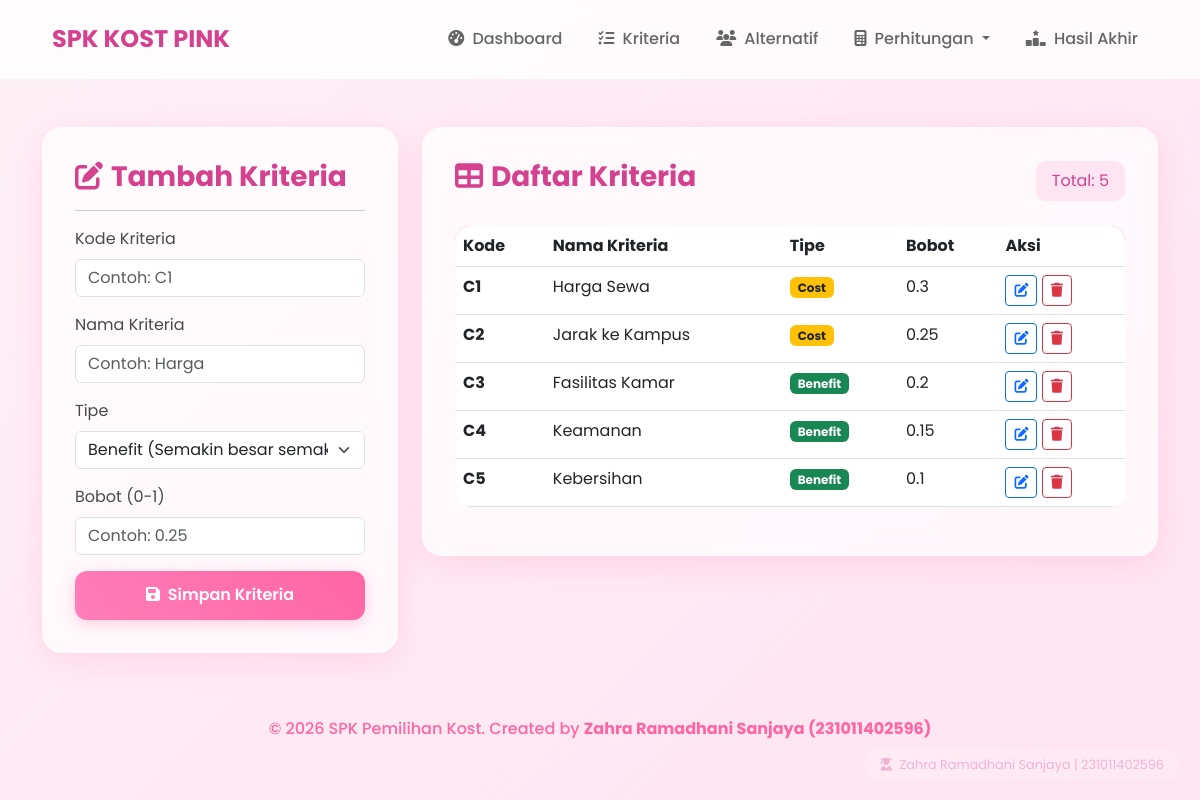
Page /kriteria.php on the committed database.
### tables this page shows
CREATE TABLE IF NOT EXISTS kriteria (
    id INT AUTO_INCREMENT PRIMARY KEY,
    kode VARCHAR(10) NOT NULL,
    nama VARCHAR(100) NOT NULL,
    type ENUM('benefit', 'cost') NOT NULL,
    bobot FLOAT NOT NULL
);

### kriteria.php (the view, shortened to what this page needs)
<?php
require_once 'config/database.php';
require_once 'includes/header.php';
$edit_data = null;
$stmt = $pdo->query("SELECT * FROM kriteria ORDER BY kode ASC");
$kriteria = $stmt->fetchAll();
?>
<div class="row">
    <div class="col-md-4">
        <div class="glass-card">
            <h3><i class="fas fa-edit me-2"></i><?php echo $edit_data ? 'Edit' : 'Tambah'; ?> Kriteria</h3>
            <hr>
            <form action="" method="POST">
                <div class="mb-3">
                    <label class="form-label">Kode Kriteria</label>
                    <input type="text" name="kode" class="form-control" placeholder="Contoh: C1" value="<?php echo $edit_data['kode'] ?? ''; ?>" required>
                </div>
                <div class="mb-3">
                    <label class="form-label">Nama Kriteria</label>
                    <input type="text" name="nama" class="form-control" placeholder="Contoh: Harga" value="<?php echo $edit_data['nama'] ?? ''; ?>" required>
                </div>
                <div class="mb-3">
                    <label class="form-label">Tipe</label>
                    <select name="type" class="form-select" required>
                        <option value="benefit" <?php echo (isset($edit_data['type']) && $edit_data['type'] == 'benefit') ? 'selected' : ''; ?>>Benefit (Semakin besar semakin baik)</option>
                    </select>
                </div>
                <div class="mb-3">
                    <label class="form-label">Bobot (0-1)</label>
                    <input type="number" step="0.01" name="bobot" class="form-control" placeholder="Contoh: 0.25" value="<?php echo $edit_data['bobot'] ?? ''; ?>" required>
                </div>
                <div class="d-grid">
                    <button type="submit" name="submit" class="btn btn-pink">
                        <i class="fas fa-save me-1"></i> Simpan Kriteria
                    </button>
                </div>
            </form>
        </div>
    </div>
    <div class="col-md-8">
        <div class="glass-card">
            <div class="d-flex justify-content-between align-items-center mb-4">
                <h3><i class="fas fa-table me-2"></i>Daftar Kriteria</h3>
                <span class="badge-pink">Total: <?php echo count($kriteria); ?></span>
            </div>
            <div class="table-responsive">
                <table class="table table-hover">
                    <thead>
                        <tr>
                            <th>Kode</th>
                            <th>Nama Kriteria</th>
                            <th>Tipe</th>
                            <th>Bobot</th>
                            <th>Aksi</th>
                        </tr>
                    </thead>
                    <tbody>
                        <?php foreach ($kriteria as $k): ?>
                        <tr>
                            <td><strong><?php echo $k['kode']; ?></strong></td>
                            <td><?php echo $k['nama']; ?></td>
                            <td>
                                <span class="badge <?php echo $k['type'] == 'benefit' ? 'bg-success' : 'bg-warning text-dark'; ?>">
                                    <?php echo ucfirst($k['type']); ?>
                                </span>
                            </td>
                            <td><?php echo $k['bobot']; ?></td>
                            <td>
                                <a href="kriteria.php?edit=<?php echo $k['id']; ?>" class="btn btn-sm btn-outline-primary"><i class="fas fa-edit"></i></a>
                                <a href="kriteria.php?delete=<?php echo $k['id']; ?>" class="btn btn-sm btn-outline-danger" onclick="return confirm('Hapus kriteria ini?')"><i class="fas fa-trash"></i></a>
                            </td>
                        </tr>
                        <?php endforeach; ?>
                    </tbody>
                </table>
            </div>
        </div>
    </div>
</div>
<?php require_once 'includes/footer.php'; ?>

### assets/css/style.css (style rules this page uses)
:root { --primary-pink: #ff7eb9; --secondary-pink: #ff65a3; --light-pink: #ffe4f1; --dark-pink: #d4418e; --bg-pink: #fff0f6; --glass-bg: rgba(255, 255, 255, 0.7); --glass-border: rgba(255, 255, 255, 0.3); --shadow: 0 8px 32px 0 rgba(255, 126, 185, 0.2); }
body { background: linear-gradient(135deg, #fff0f6 0%, #ffe4f1 100%); min-height: 100vh; font-family: 'Poppins', sans-serif; color: #4a4a4a; }
.glass-card { background: var(--glass-bg); backdrop-filter: blur(10px); -webkit-backdrop-filter: blur(10px); border-radius: 20px; border: 1px solid var(--glass-border); box-shadow: var(--shadow); padding: 2rem; margin-bottom: 2rem; transition: transform 0.3s ease; }
.btn-pink { background: linear-gradient(45deg, var(--primary-pink), var(--secondary-pink)); border: none; color: white; padding: 0.8rem 1.5rem; border-radius: 12px; font-weight: 600; box-shadow: 0 4px 15px rgba(255, 101, 163, 0.3); transition: all 0.3s ease; }
.table { background: transparent; border-radius: 15px; overflow: hidden; }
.table thead { background: var(--primary-pink); color: white; }
h1, h2, h3 { color: var(--dark-pink); font-weight: 700; }
.badge-pink { background-color: var(--light-pink); color: var(--dark-pink); padding: 0.5rem 1rem; border-radius: 10px; }

### rows in the picture
kriteria: kode "C1", nama "Harga Sewa", type "Cost", bobot "0.3"
kriteria: kode "C2", nama "Jarak ke Kampus", type "Cost", bobot "0.25"
kriteria: kode "C3", nama "Fasilitas Kamar", type "Benefit", bobot "0.2"
kriteria: kode "C4", nama "Keamanan", type "Benefit", bobot "0.15"
kriteria: kode "C5", nama "Kebersihan", type "Benefit", bobot "0.1"

### other values in the picture
count($kriteria) "5"
